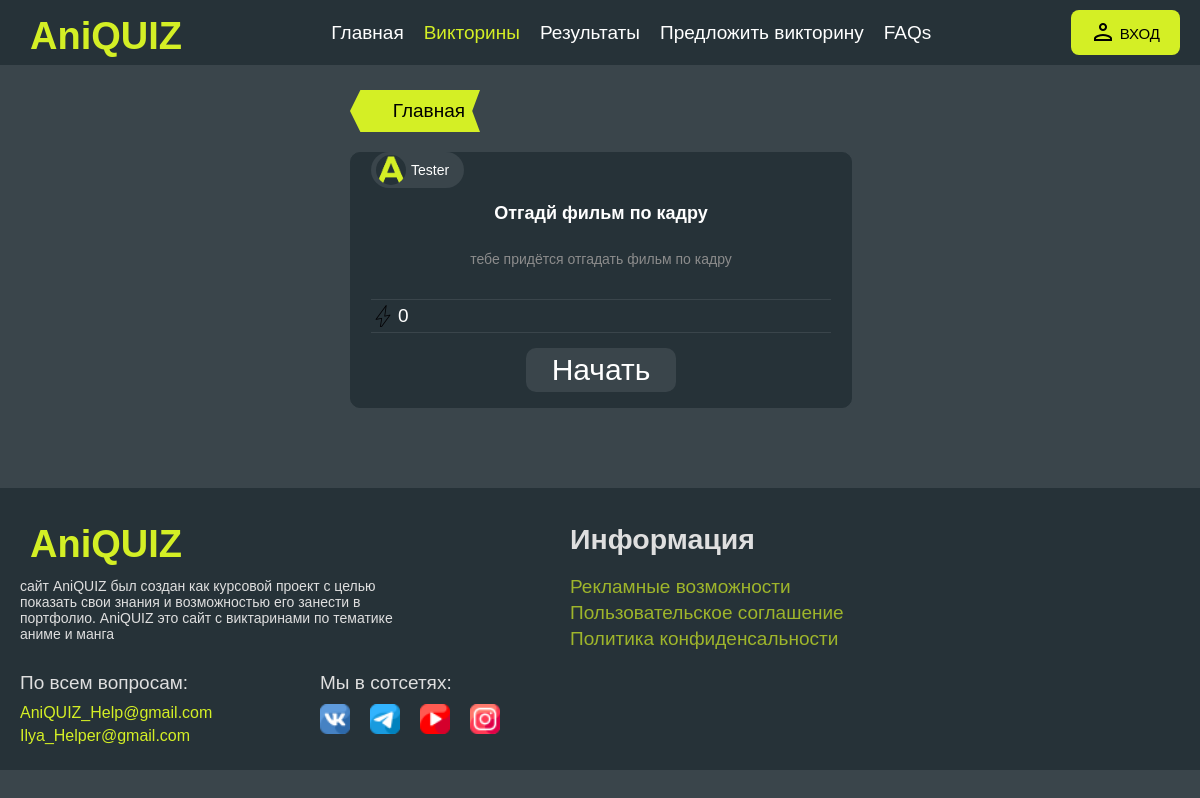
Page /quiz/21 on the committed database.
### quizs/models.py (models this page shows, shortened)
class Quiz(models.Model):
    title = models.CharField(max_length=128, null=False, default='none')
    description = models.CharField(max_length=254)
    imageScreensaver = models.ImageField(upload_to="static/img/quizs_img/imageScreensavers", null=True, default='static/img/quizs_img/imageScreensavers/47899679c157cb3b7fb73e2134086efb.jpg')
    category = models.ForeignKey(cateory, on_delete=models.CASCADE, null=True, default=1)
    status = models.BooleanField(default=False)
    rating = models.CharField(max_length=128, default="0 0")
    popular = models.IntegerField(default=0)
    user = models.ForeignKey(settings.AUTH_USER_MODEL, on_delete=models.CASCADE)

### user/models.py (models this page shows)
class CustomUser(AbstractUser):
    icon = models.ImageField(upload_to="static/img/user/icon_user", null=True, blank=True,
                             default="static/img/user/icon_user/Standard_icon.png")

### quizs/views.py (the view)
# urls.py: path('quiz/<int:pk>', views.quizView, name='quiz'),
def quizView(request, pk):
    if request.user:
        form = models.Quiz.objects.filter(pk=pk)
        questions = models.Questions.objects.filter(quiz=form[0].pk)
        quiz = models.Quiz.objects.get(pk=pk)
        marks = quiz.rating.split()
        try:
            rating = round(int(marks[0]) / int(marks[1]), 2)
        except:
            rating = 0
        answers = models.Answers
        data = {
            'pkQuiz': pk,
            'quiz': form,
            'questions': questions,
            'answers': answers,
            'nav': 'quiz',
            'result': rating,
        }
        return render(request, 'quiz.html', data)
    else:
        return redirect('authentication')

### templates/quiz.html (shortened to what this page needs)
{% extends 'base.html' %}
{% block content %}
{% load static %}
    {% for quiz in quiz %}
        <div class="quiz_container" id="quiz_container">
            <div class="btn_back_home">
                <a href="{% url 'home' %}">Главная</a>
            </div>
            <div class="card">
                <div class="block_card_info">
                    <a href="#" class="author">
                        <span class="avatar" style="background: url(/{{quiz.user.icon}}) round;"></span>
                        <p>{{quiz.user.username}}</p>
                    </a>
                </div>
                <h3>
                    {{quiz.title}}
                </h3>
                <p class="discription_card">{{quiz.description}}</p>
                <div class="info_about_card">
                    <div class="card_rating">
                        <span></span>
                        <div>{{result}}</div>
                    </div>
                </div>
                <div class="start">
                    <button type="button" class="start_quiz" id="start_quiz_btn">Начать</button>
                </div>
            </div>
        </div>
    {% endfor %}
{% endblock content %}

### static/css/base.css (style rules this page uses)
* { margin: 0px; padding: 0px; }
a { text-decoration: none; color: white; }
body { font-weight: 400; background-color: #3A454B; font-family: Montserrat,sans-serif; font-size: 19px; padding-top: 80px; }

### static/css/home.css (style rules this page uses)
p { margin: 0; padding: 0; }
.popular_tests p, .discription_card { color: #dfdfdf; margin-bottom: 30px; margin-top: 10px; font-weight: 400; font-size: 1rem; }
.block_card_info { display: flex; }
.author { border-radius: 18px; height: 30px; padding: 10 0 40 0; background-color: #3A454B; margin-top: -23px; margin-left: 20px; margin-bottom: 15px; padding: 3px 15px 3px 40px; }
.author .avatar { display: flex; width: 30px; height: 30px; border-radius: 50%; background: url(../img/user_icons/lufi.jpeg) round; margin-top: 0px; margin-left: -35px; }
.author p { margin: -30px 0 0 0; font-family: Montserrat,sans-serif; font-weight: 500; font-size: 14px; line-height: 30px; }
.card h3 { margin: 0 20px; font-size: 18px; width: 330px; padding-bottom: 15px; font-family: Montserrat,sans-serif; font-weight: 700; }
p.discription_card { color: #8c8c8c; padding: 0 20px; font-size: 14px; line-height: 20px; }
.info_about_card { margin: 0 20px; border-top: 1px solid #3A454B }
.card_rating { display: flex; margin: 5px 0; color: white; }
.card_rating span { display: block; width: 22px; height: 22px; margin-right: 5px; background-image: url(../img/interactive_icons/free-icon-flash-lightning-bolt-14963.png); }

### static/css/quiz.css (style rules this page uses)
.card { width: 800px; }
.start .start_quiz, .delete .delete_quiz, .edit .edit_quiz { border: 0; margin: 0; padding: 0; border-radius: 10px; padding: 5px 0; width: 150px; font-size: 30px; background-color: #3A454B; color: white; }
.btn_back_home a { display: flex; color: black; background-color: #d4ef25; padding: 10px 15px; width: 100px; justify-content: right; clip-path: polygon(0% 50%, 8% 0%, 100% 0%, 94% 50%, 100% 100%, 8% 100%); }
.quiz_container { margin: 0 auto; width: 500px; margin-top: -20px; }
.quiz_container .card { width: 500px; background-color: #263238; border-radius: 10px; border: 1px solid #263238; margin-right: 20px; margin-top: 20px; }
.quiz_container .card .start, .quiz_container .card .delete, .quiz_container .card .edit { text-align: center; margin: 10px auto; border-radius: 10px; padding: 5px 0; width: 150px; font-size: 30px; }
.quiz_container .card h3 { text-align: center; margin: 0 auto; font-size: 18px; width: 330px; padding-bottom: 15px; font-family: Montserrat,sans-serif; font-weight: 700; color: white; }
.quiz_container .card .discription_card { text-align: center; }
.quiz_container .info_about_card { border-bottom: 1px solid #3A454B; }

### rows in the picture
Quiz: user.icon (picture), user.username "Tester", title "Отгадй фильм по кадру", description "тебе придётся отгадать фильм по кадру", popular "0"
